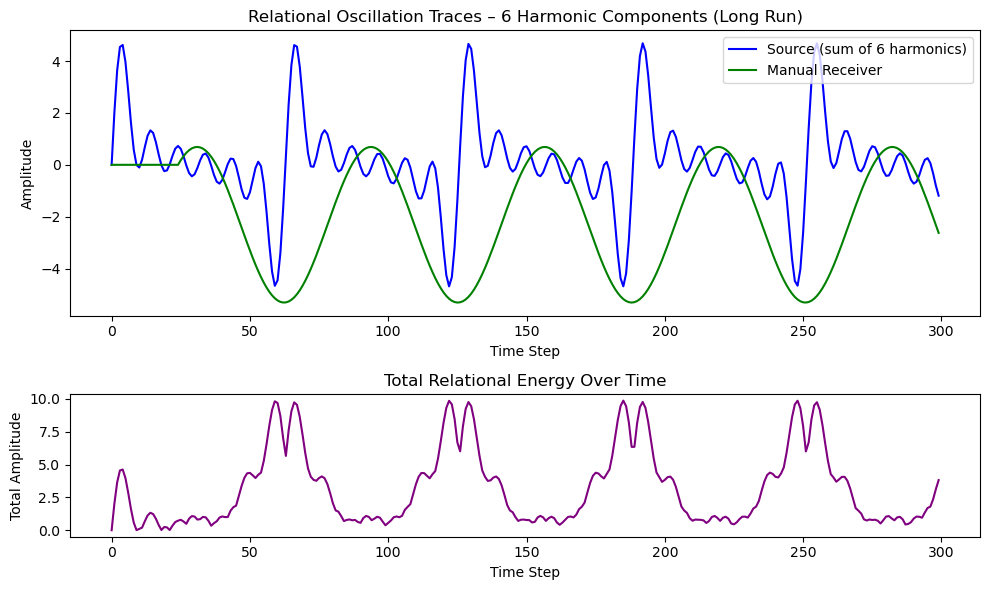

Write Python code to recreate this figure.
# -*- coding: utf-8 -*-
"""
Created on Thu Mar 27 21:17:36 2025

@author: Carmen VQ
"""

import numpy as np
import matplotlib.pyplot as plt

# Parameters
grid_size = 100
timesteps = 300
injection_step = 25
source_center = (grid_size // 2, grid_size // 2)
receiver_center = (grid_size // 2 + 10, grid_size // 2)
omega_base = 0.1

# Harmonic frequencies
harmonics = [1, 2, 3, 4, 5, 6]
frequencies = [omega_base * h for h in harmonics]

# Initialization
field = np.zeros((grid_size, grid_size))
receiver_trace = []
source_trace = []

# Source signal: sum of harmonics
t = np.arange(timesteps)
source_signal = sum(np.sin(w * t) for w in frequencies)

# Simulation loop
for step in range(timesteps):
    # Inject source
    field[source_center] = source_signal[step]

    # Inject manual receiver without threshold
    if step >= injection_step:
        field[receiver_center] += 0.3 * np.sin(frequencies[0] * step)

    # Capture traces
    source_trace.append(field[source_center])
    receiver_trace.append(field[receiver_center])

# Plot results
fig, axs = plt.subplots(2, 1, figsize=(10, 6), height_ratios=[2, 1])
axs[0].plot(source_trace, label='Source (sum of 6 harmonics)', color='blue')
axs[0].plot(receiver_trace, label='Manual Receiver', color='green')
axs[0].set_title('Relational Oscillation Traces – 6 Harmonic Components (Long Run)')
axs[0].set_xlabel('Time Step')
axs[0].set_ylabel('Amplitude')
axs[0].legend()

# Energy over time
total_energy = [np.abs(s) + np.abs(r) for s, r in zip(source_trace, receiver_trace)]
axs[1].plot(total_energy, color='purple')
axs[1].set_title('Total Relational Energy Over Time')
axs[1].set_xlabel('Time Step')
axs[1].set_ylabel('Total Amplitude')

plt.tight_layout()
plt.show()
